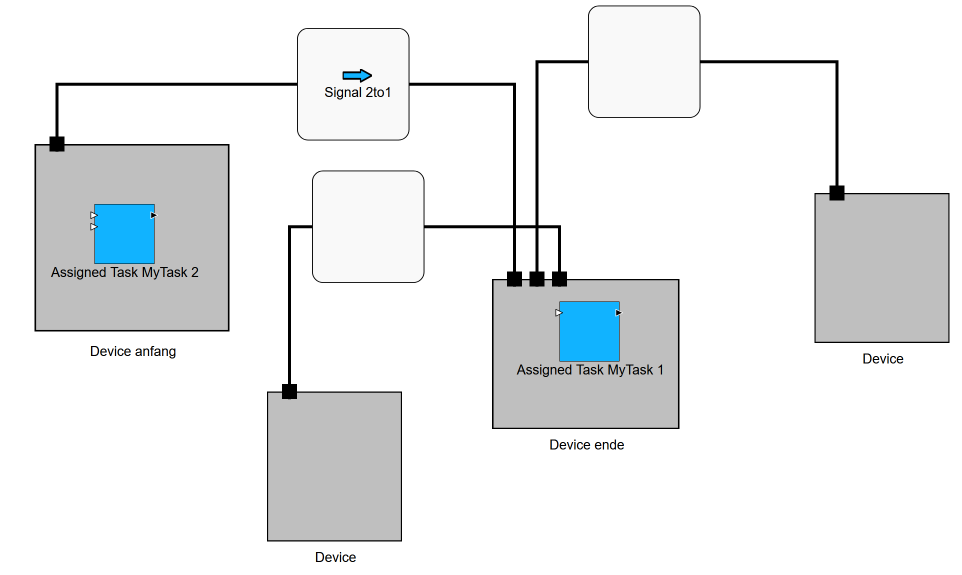
#> input picture images/allocations_3.png, 1923 x 1149 px (shown at 1/2 size); the run also reads 1 picture not shown here
$ jupyter execute --allow-errors 'edge_detection_generalized copy.ipynb'   (older library calls are emulated)
#> lines starting #> are read from the running program, lines starting #| are printed output that depends on the picture; after the words box and inside, x2 and y2 are one past the last pixel; in counts of white or black regions, pixels touching at a corner belong together
## Edge Detection
Detect Signals in OAAM Functions Layer. Outputs polylines describing the connections.

Conceptionally similar to scalable vertex detection.

Tailored on the functions editor. Should be generalizable with medium effort. Expects vertical or horizontal line segments. Does not yet support crossings or other crossing solutions. Not tested for lines close to each other. Does not support diagonal lines, currently not a thing. Would be interesting with probabilistic Hough Trafo, but would probably need to subtract all other matches from the result.

Maybe switch to template matching (with kind of same kernel/template).

[cell 1]
import cv2
import numpy as np
from matplotlib import pyplot as plt
import plotly.graph_objects as go
import random as random

### Input

[cell 2]
# [9 lines of commented-out code are left out]
target_image_path = 'images/allocations_3.png'

target_img = cv2.imread(target_image_path)
#> target_img is the input picture: shape (1149, 1923, 3); mean B, G, R 238.1, 237.1, 235

# Convert to grayscale
target_gray = cv2.cvtColor(target_img, cv2.COLOR_BGR2GRAY)

activate_plotly = False

### Visualization of Input
Grayscale is enough here. Kernel methods are not really for multi channel images.

[cell 3]
# Draw target image and grayscale image side by side
fig, ax = plt.subplots(1, 2, figsize=(10, 5))

# Draw target image
ax[0].imshow(cv2.cvtColor(target_img, cv2.COLOR_BGR2RGB))
ax[0].set_title('Target Image')

# Draw grayscale image
ax[1].imshow(target_gray, cmap='gray')
ax[1].set_title('Grayscale Image')

plt.show()

## Kernel / Custom Filter
Kernel Custom Line Detection and generation of intersection template image for later use

idea for later: search for many thicknesses of lines

[cell 4]
# Define custom kernels
kernels_vertical = [
    np.tile(np.array([[1, 1, 0, -1, -1, -1, -1, -1, -1, 0, 1, 1]], dtype=np.float32), (7, 1)),
    np.tile(np.array([[1, 1, 0, -1, -1, -1, -1, -1, -1, 0, 1, 1]], dtype=np.float32), (7, 1)),
    np.tile(np.array([[1, 1, 0, -1, -1, -1, -1, -1, -1, 0, 1, 1]], dtype=np.float32), (7, 1))
]

kernels_horizontal = [np.transpose(k) for k in kernels_vertical]


# First cross kernel
kernel_cross_0= np.ones((12, 12))
kernel_cross_0[3:9, 0:12] = 0.5  # Left vertical outline
kernel_cross_0[0:12, 3:9] = 0.5  # Right vertical outline
kernel_cross_0[4:8, 0:12] = 0  # Vertical part of the cross
kernel_cross_0[0:12, 4:8] = 0  # Horizontal part of the cross

# Second cross kernel (2 pixels thicker)
kernel_cross_1 = np.ones((14, 14))
kernel_cross_1[3:11, 0:14] = 0.5  # Left vertical outline
kernel_cross_1[0:14, 3:11] = 0.5  # Right vertical outline
kernel_cross_1[4:10, 0:14] = 0  # Vertical part of the cross
kernel_cross_1[0:14, 4:10] = 0  # Horizontal part of the cross

# Third cross kernel (4 pixels thicker)
kernel_cross_2 = np.ones((16, 16))
kernel_cross_2[3:13, 0:16] = 0.5  # Left vertical outline
kernel_cross_2[0:16, 3:13] = 0.5  # Right vertical outline
kernel_cross_2[4:12, 0:16] = 0  # Vertical part of the cross
kernel_cross_2[0:16, 4:12] = 0  # Horizontal part of the cross

# Visualize the cross kernels
fig, axes = plt.subplots(1, 3, figsize=(18, 3))

# Plot first cross kernel
axes[0].imshow(kernel_cross_0, cmap='gray')
axes[0].set_title('Cross Kernel 1')

# Plot second cross kernel
axes[1].imshow(kernel_cross_1, cmap='gray')
axes[1].set_title('Cross Kernel 2')

# Plot third cross kernel
axes[2].imshow(kernel_cross_2, cmap='gray')
axes[2].set_title('Cross Kernel 3')

# Remove axis ticks
for ax in axes:
    ax.axis('off')

plt.show()

# Visualize the kernels
fig, axes = plt.subplots(1, 6, figsize=(18, 3))

# Plot vertical kernels
axes[0].imshow(kernels_vertical[0], cmap='gray')
axes[0].set_title('Vertical Kernel 1')
axes[1].imshow(kernels_vertical[1], cmap='gray')
axes[1].set_title('Vertical Kernel 2')
axes[2].imshow(kernels_vertical[2], cmap='gray')
axes[2].set_title('Vertical Kernel 3')

# Plot horizontal kernels
axes[3].imshow(kernels_horizontal[0], cmap='gray')
axes[3].set_title('Horizontal Kernel 1')
axes[4].imshow(kernels_horizontal[1], cmap='gray')
axes[4].set_title('Horizontal Kernel 2')
axes[5].imshow(kernels_horizontal[2], cmap='gray')
axes[5].set_title('Horizontal Kernel 3')

plt.show()

# Save the cross kernel as a 10 by 10 pixel .png
# kernel_cross_resized = cv2.resize(kernel_cross_0, (12, 12), interpolation=cv2.INTER_NEAREST)
# cv2.imwrite('cross_kernel_0.png', (kernel_cross_0 * 255).astype(np.uint8))
# kernel_cross_resized = cv2.resize(kernel_cross_1, (14, 14), interpolation=cv2.INTER_NEAREST)
# cv2.imwrite('cross_kernel_1.png', (kernel_cross_1 * 255).astype(np.uint8))
# kernel_cross_resized = cv2.resize(kernel_cross_2, (16, 16), interpolation=cv2.INTER_NEAREST)
# cv2.imwrite('cross_kernel_2.png', (kernel_cross_2 * 255).astype(np.uint8))

# Draw the kernel
# fig, ax = plt.subplots(1, 2, figsize=(7, 3))
# ax[0].imshow(kernel_horizontal, cmap='gray')
# ax[0].set_title('Horizontal Kernel')
# ax[1].imshow(kernel_cross, cmap='gray')
# ax[1].set_title('Cross Kernel')
# plt.show()
# Save the cross kernel as a 10 by 10 pixel .png
# kernel_cross_resized = cv2.resize(kernel_cross, (10, 10), interpolation=cv2.INTER_NEAREST)
# cv2.imwrite('cross_kernel.png', (kernel_cross * 255).astype(np.uint8))

#### Applying custom filter to find vertical and horizontal edges
tried to find intersections this way as well, but it did not work

visualization of output at the end

[cell 5]
target_gray_temp = target_gray.copy()

result_filter_ver = []
for kernel in kernels_vertical:
    result = cv2.filter2D(target_gray_temp, cv2.CV_32F, kernel)
    result_filter_ver.append(result)
#> this loop made 3 passes
#> pass 1, `result = cv2.filter2D(target_gray_temp, cv2.CV_32F, kernel)`:
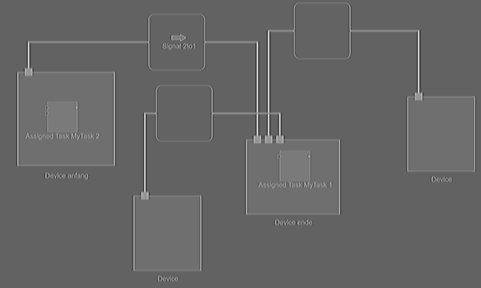
#> result: shape (1149, 1923) float32 (shown at 1/4 size); min -10281, max 7140, mean -3312.2; drawn with min black and max white
#> after the loop, result_filter_ver = 3 items
result_filter_hor = []
for kernel in kernels_horizontal:
    result = cv2.filter2D(target_gray_temp, cv2.CV_32F, kernel)
    result_filter_hor.append(result)
#> this loop made 3 passes
#> pass 1, `result = cv2.filter2D(target_gray_temp, cv2.CV_32F, kernel)`:
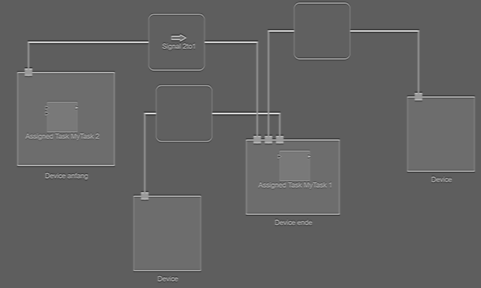
#> result: shape (1149, 1923) float32 (shown at 1/4 size); min -9393, max 6251, mean -3312.2; drawn with min black and max white
#> after the loop, result_filter_hor = 3 items

combined = np.zeros_like(result_filter_ver[0])
for result in result_filter_ver:
    combined = np.maximum(combined, result)
for result in result_filter_hor:
    combined = np.maximum(combined, result)

# Combine the individual results into single arrays
combined_hor = np.maximum.reduce(result_filter_hor)
combined_ver = np.maximum.reduce(result_filter_ver)

result_filter_hor = combined_hor
result_filter_ver = combined_ver

# Overlay both heatmaps on the target image
fig, ax = plt.subplots(1, 2, figsize=(20, 10))
ax[0].imshow(cv2.cvtColor(target_img, cv2.COLOR_BGR2RGB))
ax[0].imshow(combined_hor, cmap='inferno', alpha=0.9)
ax[0].set_title('Horizontal Edges')
ax[1].imshow(cv2.cvtColor(target_img, cv2.COLOR_BGR2RGB))
ax[1].imshow(combined_ver, cmap='inferno', alpha=0.9)
ax[1].set_title('Vertical Edges')
plt.show()

#### Histogram

[cell 6]
# Draw a logarithmic histogram of vertical edges
plt.hist(result_filter_ver.ravel(), bins=256, log=True)
plt.title('Logarithmic Histogram of Vertical Line Segements Pixels')
plt.show()
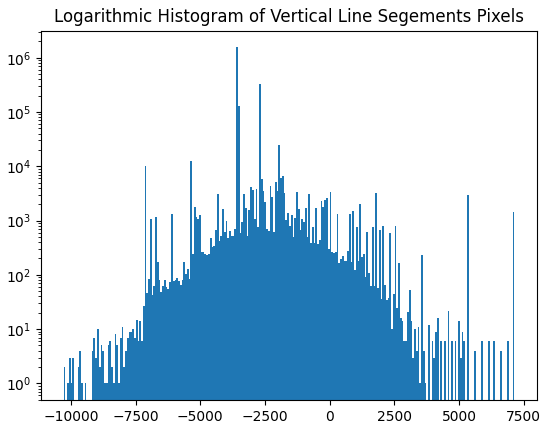
#> figure drawn by matplotlib, 1 panel; tallest bar 1549239 high, from x = -3612 to -3544

#### Visualization of Custom Filter 3D with plotly

[cell 7]
if activate_plotly:
    # Create a 3D surface plot of the vertical edges
    fig = go.Figure(data=[go.Surface(z=result_filter_ver)])
    # fig = go.Figure(data=[go.Surface(z=result_filter_hor)])  # Horizontal edges
    fig.update_layout(
        title='3D Surface Plot of Vertical Edges',
        height=1500,
        scene=dict(
            yaxis = dict(autorange='reversed'),
            )
        )
    fig.show()

#### Visualization of Custom Filter 3D with plotly with screenshot for paper

[cell 8]
template_matching_result = result_filter_hor.copy()
target_gray_tmp = target_gray.copy()

# target image
activate_plotly = False
if activate_plotly:
  fig = go.Figure()

  # Layer 1: 3D Plot of Heatmap
  fig.add_trace(go.Surface(
    z = template_matching_result,
    showscale = False
  ))

  # Layer 2: 2D Plot of Target Image at 1000
  z_image = np.ones_like(target_gray_tmp) * 1000
  fig.add_trace(go.Surface(
    z = z_image,
    showscale = False,
    # opacity = 0.5,
    surfacecolor = target_gray_tmp,
    colorscale = 'gray',
  ))

  fig.update_layout(title='Heatmap Custom Filter Vertical Edges',
                    scene=dict(
                    yaxis=dict(autorange='reversed')
                    ),
                    height=1500,
                    scene_aspectratio=dict(x=2, y=1, z=0.2),
                    )

  fig.show()

#### Normalizing to 8 Bit

[cell 9]
# Normalize to 0-255 and convert to uint8
result_filter_ver_norm = cv2.normalize(result_filter_ver, None, 0, 255, cv2.NORM_MINMAX, cv2.CV_8U)
result_filter_hor_norm = cv2.normalize(result_filter_hor, None, 0, 255, cv2.NORM_MINMAX, cv2.CV_8U)

#### Check Histogram
histogram looks like above, but with other scale -> what we want

[cell 10]
# plot the histogram of the normalized vertical edges, log scale
plt.hist(result_filter_ver_norm.ravel(), 256, log=True)
plt.show()
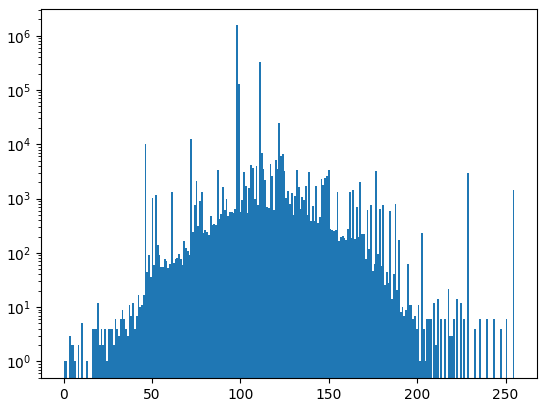
#> figure drawn by matplotlib, 1 panel; tallest bar 1549287 high, from x = 97.62 to 98.61

#### Thresholding and visualization

[cell 11]
threshold = 230
_, result_filter_ver_thresh = cv2.threshold(result_filter_ver_norm, threshold, 255, cv2.THRESH_BINARY)
#> result_filter_ver_thresh: shape (1149, 1923); 0.07% white in thin lines or dots, all inside (x1, y1, x2, y2) = (114, 127, 1675, 766)
_, result_filter_hor_thresh = cv2.threshold(result_filter_hor_norm, threshold, 255, cv2.THRESH_BINARY)
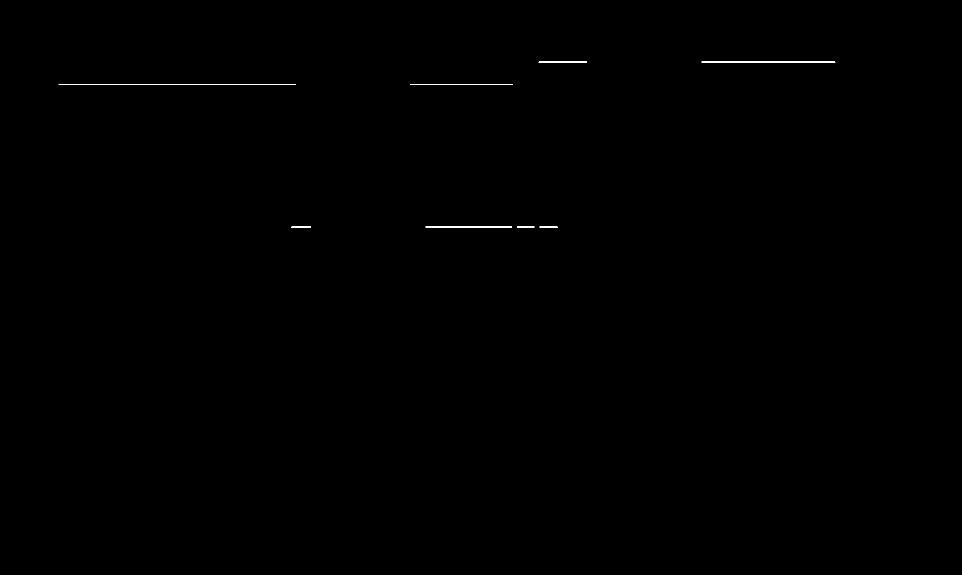
#> result_filter_hor_thresh: shape (1149, 1923) (shown at 1/2 size); 0.12% white in thin lines or dots, all inside (x1, y1, x2, y2) = (117, 123, 1671, 455)

hv_edges_thresh = result_filter_ver_thresh + result_filter_hor_thresh
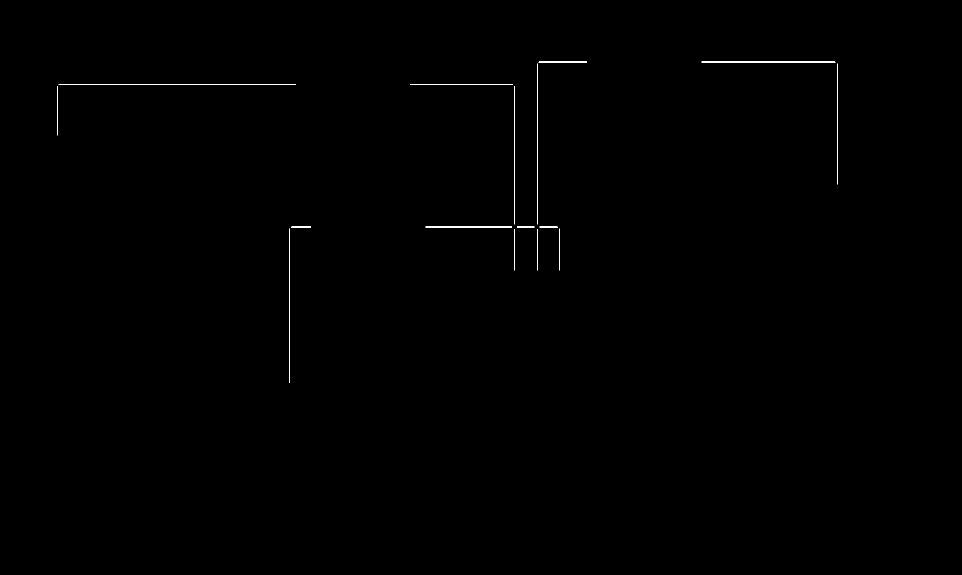
#> hv_edges_thresh: shape (1149, 1923) (shown at 1/2 size); 0.19% white in thin lines or dots, all inside (x1, y1, x2, y2) = (114, 123, 1675, 766)
# Draw the thresholded images and histogram next to each other
fig, ax = plt.subplots(1, 3, figsize=(20, 20))

# Thresholded Vertical Edges
ax[0].imshow(result_filter_ver_thresh, cmap='inferno')
ax[0].set_title('Thresholded Vertical Edges')

# Thresholded Horizontal Edges
ax[1].imshow(result_filter_hor_thresh, cmap='inferno')
ax[1].set_title('Thresholded Horizontal Edges')

# Combined Horizontal and Vertical Edges
ax[2].imshow(hv_edges_thresh, cmap='inferno')
ax[2].set_title('Combined Horizontal and Vertical Edges')

# Logarithmic Histogram of Thresholded Vertical Edges
# ax[1, 1].hist(result_filter_ver_thresh.ravel(), bins=256, log=True)
# ax[1, 1].set_title('Logarithmic Histogram of Thresholded Vertical Edges')

plt.show()

### From Pixels to Contours
Group Pixels to Contours and draw them onto the target image

[cell 12]
# Find contours
contours_hor, _ = cv2.findContours(result_filter_hor_thresh.copy(), cv2.RETR_EXTERNAL, cv2.CHAIN_APPROX_SIMPLE)
#> contours_hor = 8 contours; box (x1, y1, x2, y2) and area: (117, 168, 592, 170) 474, (1403, 123, 1671, 125) 266, (821, 168, 1026, 170) 204, (851, 453, 1024, 455) 172, (1077, 123, 1174, 125) 96, (582, 453, 622, 455) 38, (1079, 453, 1116, 455) 36, (1034, 453, 1069, 455) 34
contours_ver, _ = cv2.findContours(result_filter_ver_thresh.copy(), cv2.RETR_EXTERNAL, cv2.CHAIN_APPROX_SIMPLE)
#> contours_ver = 8 contours, all with area under 20
print(f'Found {len(contours_hor)} horizontal contours, and {len(contours_ver)} vertical contours')
#| Found 8 horizontal contours, and 8 vertical contours

# Draw the contours. Horizontal in blue, vertical in green
contour_img_all = target_img.copy()
# Convert contours to the correct format
contours_hor = [np.array(contour, dtype=np.int32) for contour in contours_hor]
contours_ver = [np.array(contour, dtype=np.int32) for contour in contours_ver]

# Draw contours
cv2.drawContours(contour_img_all, contours_hor, -1, (255, 0, 255), 2)
cv2.drawContours(contour_img_all, contours_ver, -1, (0, 255, 0), 2)
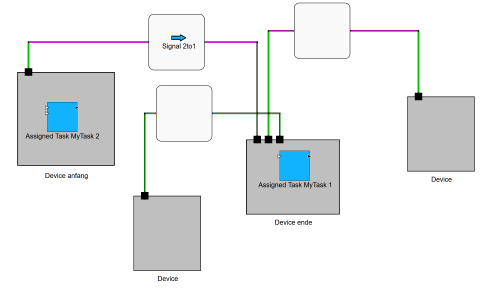
#> contour_img_all: shape (1149, 1923, 3) (shown at 1/4 size); mean B, G, R 238.7, 237.6, 235.6

# Plot the contours
fig, ax = plt.subplots(1, 1, figsize=(5, 5))
ax.imshow(cv2.cvtColor(contour_img_all, cv2.COLOR_BGR2RGB))
ax.set_title('Contours')
plt.show()

#### Filter out very short Contours
thes are mainly false positives, for example at the ports or the characters.
They are very hard to see.

[cell 13]
# Filter out very short contours
min_contour_length = 20
contours_hor_filtered = [c for c in contours_hor if cv2.arcLength(c, False) > min_contour_length]
#> contours_hor_filtered has the same summary as contours_hor
contours_ver_filtered = [c for c in contours_ver if cv2.arcLength(c, False) > min_contour_length]
#> contours_ver_filtered = 8 contours, all with area under 20
print(f'After filtering, found {len(contours_hor_filtered)} horizontal contours, and {len(contours_ver_filtered)} vertical contours.')
#| After filtering, found 8 horizontal contours, and 8 vertical contours.
print(f'Filtered out {len(contours_hor) - len(contours_hor_filtered)} horizontal contours, and {len(contours_ver) - len(contours_ver_filtered)} vertical contours.')
#| Filtered out 0 horizontal contours, and 0 vertical contours.

# [5 lines of commented-out code are left out]

#### From Contours to Line Segments
Contours are areas (but very line segment looking). So they are approximated to line segments.

[cell 14]
def vertical_contours_to_vertical_segments(contours):
    lines = []
    for contour in contours:
        # Simplify contour to ensure it's processed as a line if it's not already
        simplified_contour = cv2.approxPolyDP(contour, epsilon=0.5, closed=False)

        # Extract the vertical extents by finding min and max y coordinates
        x_coords = simplified_contour[:, :, 0]
        y_coords = simplified_contour[:, :, 1]

        y1, y2 = np.min(y_coords), np.max(y_coords)
        x = np.mean(x_coords).astype(int)  # Assuming vertical, x should be constant

        lines.append(((x, y1), (x, y2)))

    return lines

def horizontal_contours_to_horizontal_segments(contours):
    lines = []
    for contour in contours:
        # Simplify contour to ensure it's processed as a line if it's not already
        simplified_contour = cv2.approxPolyDP(contour, epsilon=0.5, closed=False)

        # Extract the horizontal extents by finding min and max x coordinates
        x_coords = simplified_contour[:, :, 0]
        y_coords = simplified_contour[:, :, 1]

        x1, x2 = np.min(x_coords), np.max(x_coords)
        y = np.mean(y_coords).astype(int)  # Assuming horizontal, y should be constant

        lines.append(((x1, y), (x2, y)))

    return lines

line_segments_ver = vertical_contours_to_vertical_segments(contours_ver_filtered)
#> the loop in vertical_contours_to_vertical_segments, `for contour in contours: # Simplify contour to ensure it's processed a..` made 8 passes
#> (simplified_contour, x_coords, y1, y2, x) on passes 1 to 7: ([[1074, 458], [1074, 540]], [1074, 1074], 458, 540, 1074), ([[1029, 458], [1029, 540]], [1029, 1029], 458, 540, 1029), ([[1119, 457], [1119, 540]], [1119, 1119], 457, 540, 1119), ([[579, 457], [579, 765]], [579, 579], 457, 765, 579), ([[1029, 172], [1029, 448]], [1029, 1029], 172, 448, 1029), ([[114, 172], [114, 270]], [114, 114], 172, 270, 114), ([[1674, 127], [1674, 368]], [1674, 1674], 127, 368, 1674)
#> after the loop in vertical_contours_to_vertical_segments, `for contour in contours:`: lines = [((1074, 458), (1074, 540)), ((1029, 458), (1029, 540)), ((1119, 457), (1119, 540)), ((579, 457), (579, 765)), ((1029, 172), (1029, 448)), ((114, 172), (114, 270)), ((1674, 127), (1674, 368)), ((1074, 127), (1074, 448))]
#> line_segments_ver has the same summary as lines in vertical_contours_to_vertical_segments
line_segments_hor = horizontal_contours_to_horizontal_segments(contours_hor_filtered)
#> the loop in horizontal_contours_to_horizontal_segments, `for contour in contours: # Simplify contour to ensure it's processed a..` made 8 passes
#> (simplified_contour, x_coords, y_coords, x1, x2, y) on passes 1 to 3: ([[1079, 453], [1079, 454], [1115, 454], [1114, 453]], [1079, 1079, 1115, 1114], [453, 454, 454, 453], 1079, 1115, 453), ([[1034, 453], [1034, 454], [1068, 454], [1068, 453]], [1034, 1034, 1068, 1068], [453, 454, 454, 453], 1034, 1068, 453), ([[851, 453], [851, 454], [1023, 454], [1023, 453]], [851, 851, 1023, 1023], [453, 454, 454, 453], 851, 1023, 453)
#> after the loop in horizontal_contours_to_horizontal_segments, `for contour in contours:`: lines = [((1079, 453), (1115, 453)), ((1034, 453), (1068, 453)), ((851, 453), (1023, 453)), ((582, 453), (621, 453)), ((821, 168), (1025, 168)), ((117, 168), (591, 168)), ((1403, 123), (1670, 123)), ((1077, 123), (1173, 123))]
#> line_segments_hor has the same summary as lines in horizontal_contours_to_horizontal_segments

#### Visualize the Line Segments and highlight the points

[cell 15]
# Draw the horizontal lines
edges_hor_img = target_img.copy()
for line in line_segments_hor:
    cv2.line(edges_hor_img, line[0], line[1], (0, 255, 0), 4)
#> this loop made 8 passes
#> line on passes 1 to 8: ((1079, 453), (1115, 453)), ((1034, 453), (1068, 453)), ((851, 453), (1023, 453)), ((582, 453), (621, 453)), ((821, 168), (1025, 168)), ((117, 168), (591, 168)), ((1403, 123), (1670, 123)), ((1077, 123), (1173, 123))
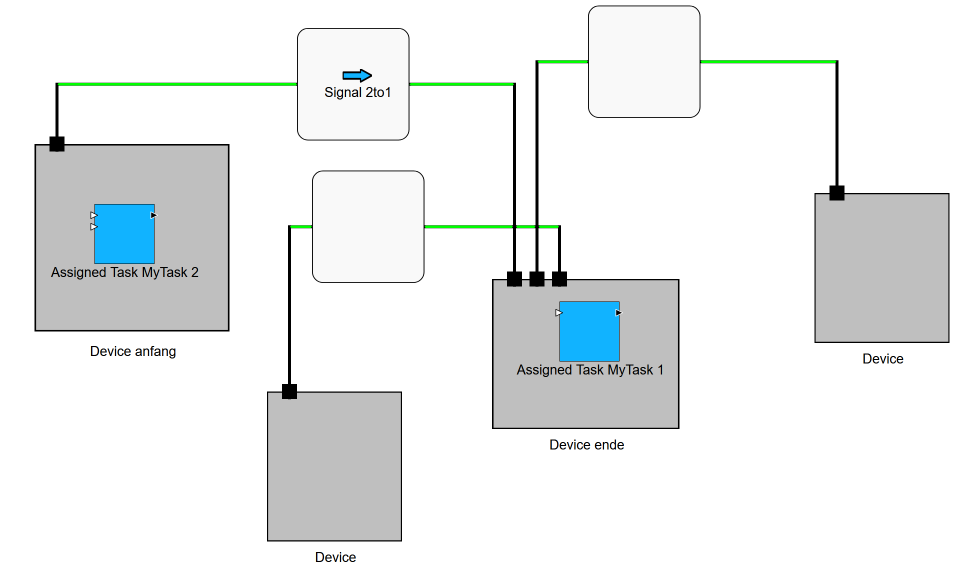
#> edges_hor_img: shape (1149, 1923, 3) (shown at 1/2 size); 0.3% of pixels changed, all inside (x1, y1, x2, y2) = (115, 121, 1673, 456)

# Draw the vertical lines
edges_ver_img = target_img.copy()
for line in line_segments_ver:
    cv2.line(edges_ver_img, line[0], line[1], (0, 0, 255), 4)
#> this loop made 8 passes
#> line on passes 1 to 8: ((1074, 458), (1074, 540)), ((1029, 458), (1029, 540)), ((1119, 457), (1119, 540)), ((579, 457), (579, 765)), ((1029, 172), (1029, 448)), ((114, 172), (114, 270)), ((1674, 127), (1674, 368)), ((1074, 127), (1074, 448))
#> edges_ver_img: shape (1149, 1923, 3); 0.34% of pixels changed, all inside (x1, y1, x2, y2) = (112, 125, 1677, 768)
#> (the rest of the program and of its run is left out)
